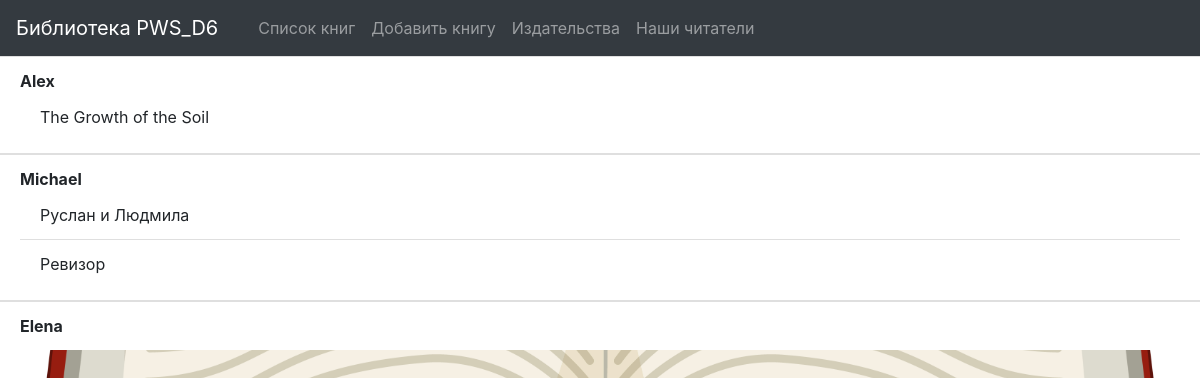
The page /readers/ on the database its author committed.
### p_library/models.py (models this page shows, shortened)
class Reader(models.Model):
    name = models.TextField()
    is_friend = models.BooleanField(default=True)

class Book(models.Model):
    ISBN = models.CharField(max_length=13)
    title = models.TextField()
    cover = models.ImageField(upload_to='images', height_field='cover_height', width_field='cover_width', max_length=100)
    cover_height = models.PositiveIntegerField()
    cover_width = models.PositiveIntegerField()
    description = models.TextField()
    year_release = models.SmallIntegerField()
    author = models.ForeignKey(Author, on_delete=models.CASCADE)
    publisher = models.ForeignKey(Publisher, null=True, on_delete=models.SET_NULL)
    price = models.DecimalField(max_digits=6, decimal_places=2)
    copy_count = models.PositiveSmallIntegerField(default=1)
    reader = models.ForeignKey(
        'Reader', on_delete=models.SET_NULL,
        null=True, blank=True,
        default='',
        related_name='get_book')

### p_library/views.py (the view)
# urls.py: path('readers/', views.reader_list),
def reader_list(request):
    template = loader.get_template('readers.html')
    readers = Reader.objects.all()
    books = Book.objects.all()
    read_data = {
        "readers": readers,
        "books": books,
    }
    return HttpResponse(template.render(read_data))

### p_library/templates/readers.html (shortened to what this page needs)
{% extends 'base.html' %}
{% block content%}
{% for reader in readers %}
<ul class="list-group list-group-flush font-weight-bold">
    <li class="list-group-item"> {{ reader.name }}
        <ul class="list-group list-group-flush font-weight-normal">
        {% for book in reader.get_book.all %}
            <li class="list-group-item"> {{ book.title }}</li>
        {% endfor %}
        </ul>
    </li>
</ul>
{% endfor %}
{% endblock %}

### static/css/style.css (style rules this page uses)
body { background: url('./img/back.jpg'); background-size: cover; }

### rows shown on the page
Reader: name "Alex"
Book: title "The Growth of the Soil"
Reader: name "Michael"
Book: title "Руслан и Людмила"
Book: title "Ревизор"
Reader: name "Elena"
